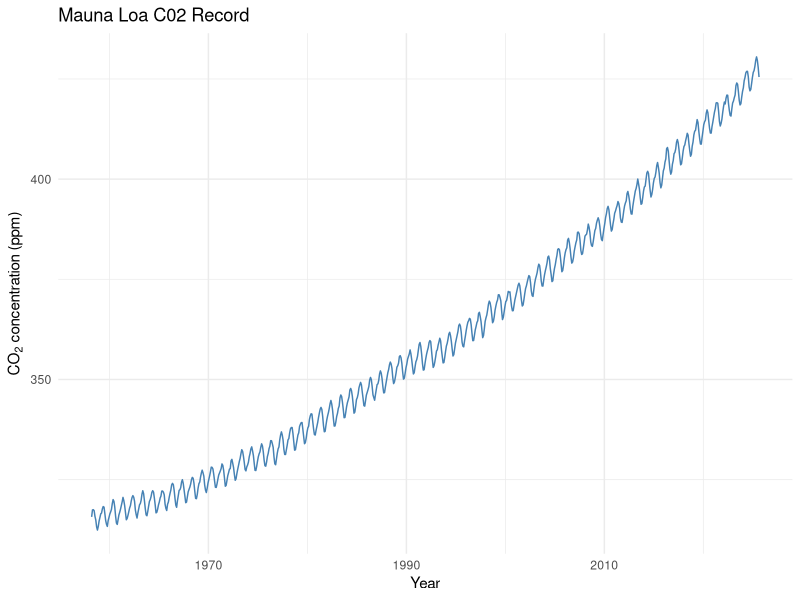

R code for this plot:
## ---- chunk 1
# Load data, skipping metadata lines that start with '#'
co2_data <- read.table("Models/data/co2_data.txt",
                       header = FALSE,
                       comment.char = "#",
                       col.names = c("Year", "Month", "DecimalDate", 
                                     "CO2_Monthly", "CO2_Deseason", 
                                     "NumDays", "StdDev", "Uncertainty"))

# Check the first few rows
head(co2_data)


library(ggplot2)

ggplot(co2_data, aes(x = DecimalDate, y = CO2_Monthly)) +
  geom_line(color = "steelblue") +
  labs(title = "Mauna Loa C02 Record",
       x = "Year",
       y = expression("CO"[2]*" concentration (ppm)")) +
  theme_minimal()

